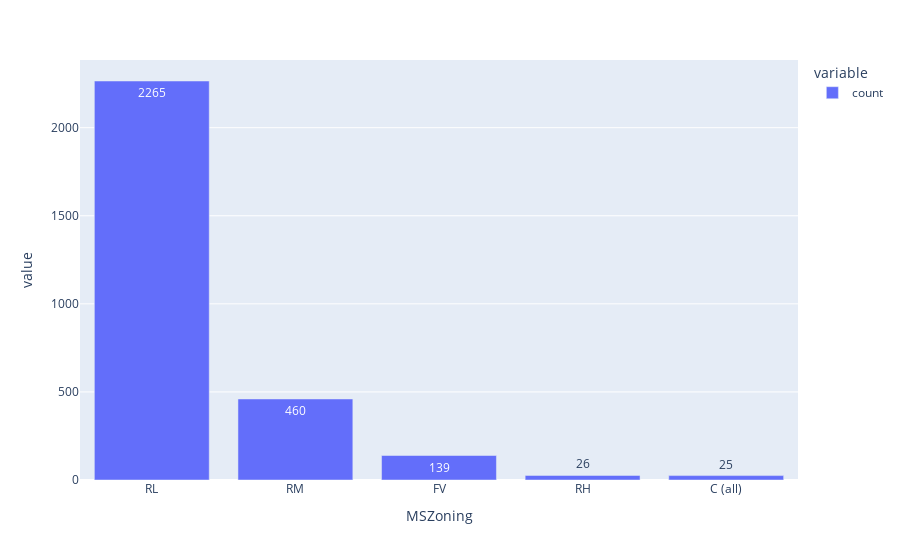
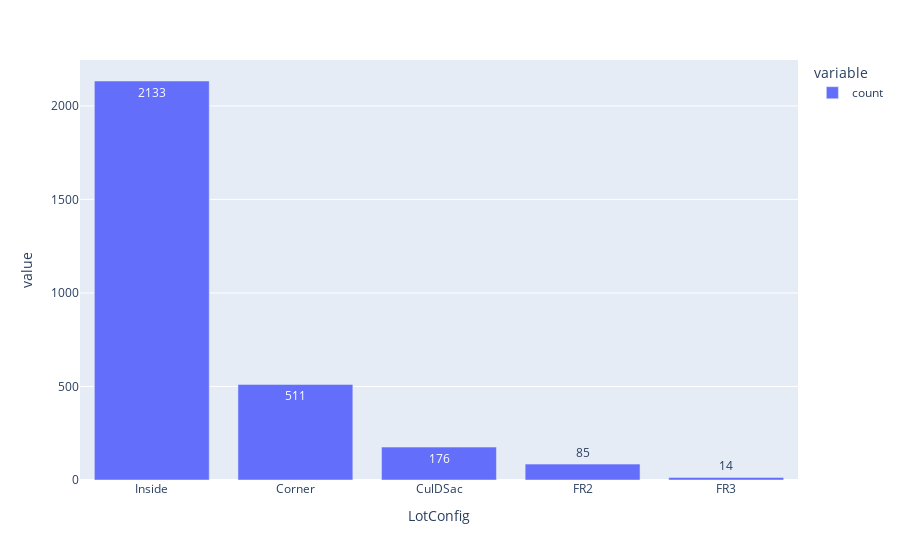
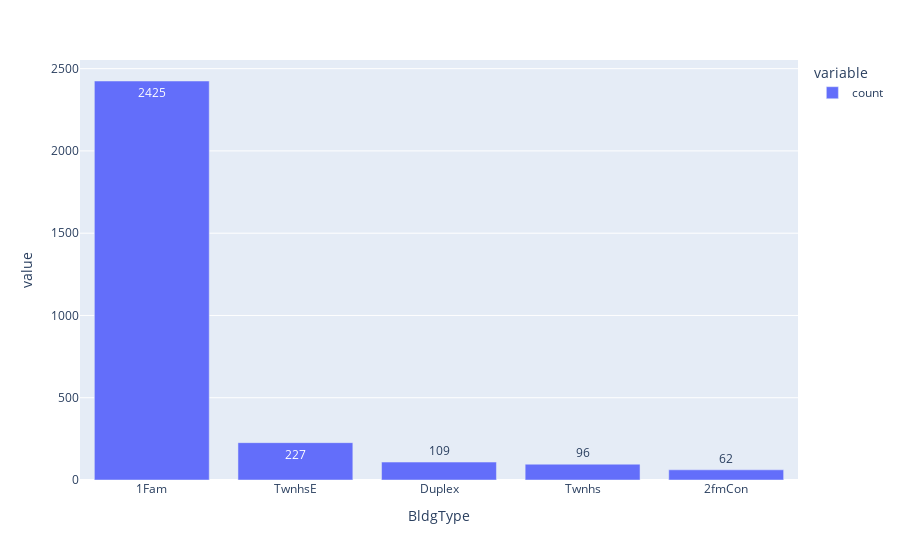
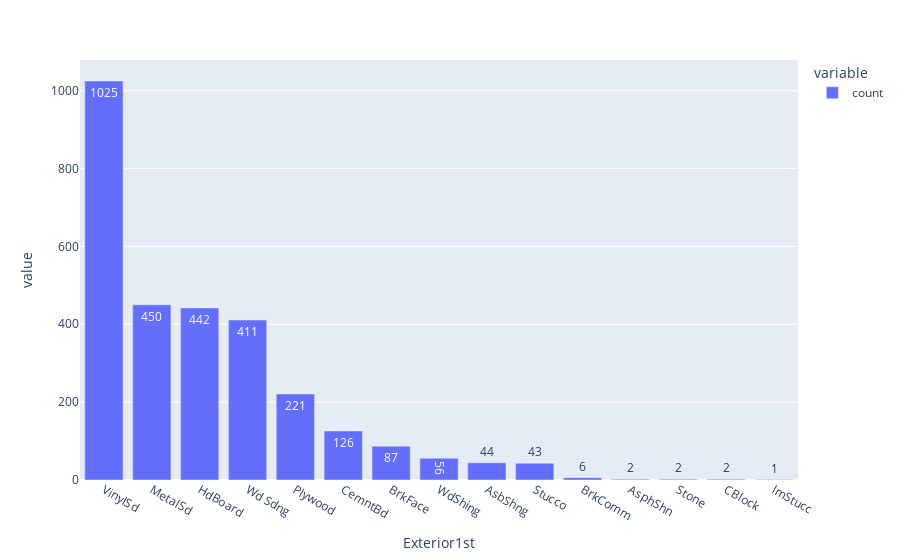

Write notebook code for charts like these, in order.
### Code cell
for i in df.columns:
    if df[i].dtype == "object":
        # plt.figure(figsize=(15,6))
        fig = ex.bar(df[i].value_counts(),text_auto=True)
        fig.show()

### Figure 1 — Plotly figure (JSON) as saved in the notebook; plotly's stock layout.template omitted (floating-point values rounded to 4 significant figures)
{"data": [{"hovertemplate": "variable=count<br>MSZoning=%{x}<br>value=%{y}<extra></extra>", "legendgroup": "count", "marker": {"color": "#636efa", "pattern": {"shape": ""}}, "name": "count", "orientation": "v", "showlegend": true, "textposition": "auto", "texttemplate": "%{y}", "type": "bar", "x": ["RL", "RM", "FV", "RH", "C (all)"], "xaxis": "x", "y": [2265, 460, 139, 26, 25], "yaxis": "y"}], "layout": {"barmode": "relative", "legend": {"title": {"text": "variable"}, "tracegroupgap": 0}, "margin": {"t": 60}, "xaxis": {"anchor": "y", "domain": [0, 1], "title": {"text": "MSZoning"}}, "yaxis": {"anchor": "x", "domain": [0, 1], "title": {"text": "value"}}}}

### Figure 2 — Plotly figure (JSON) as saved in the notebook; plotly's stock layout.template omitted (floating-point values rounded to 4 significant figures)
{"data": [{"hovertemplate": "variable=count<br>LotConfig=%{x}<br>value=%{y}<extra></extra>", "legendgroup": "count", "marker": {"color": "#636efa", "pattern": {"shape": ""}}, "name": "count", "orientation": "v", "showlegend": true, "textposition": "auto", "texttemplate": "%{y}", "type": "bar", "x": ["Inside", "Corner", "CulDSac", "FR2", "FR3"], "xaxis": "x", "y": [2133, 511, 176, 85, 14], "yaxis": "y"}], "layout": {"barmode": "relative", "legend": {"title": {"text": "variable"}, "tracegroupgap": 0}, "margin": {"t": 60}, "xaxis": {"anchor": "y", "domain": [0, 1], "title": {"text": "LotConfig"}}, "yaxis": {"anchor": "x", "domain": [0, 1], "title": {"text": "value"}}}}

### Figure 3 — Plotly figure (JSON) as saved in the notebook; plotly's stock layout.template omitted (floating-point values rounded to 4 significant figures)
{"data": [{"hovertemplate": "variable=count<br>BldgType=%{x}<br>value=%{y}<extra></extra>", "legendgroup": "count", "marker": {"color": "#636efa", "pattern": {"shape": ""}}, "name": "count", "orientation": "v", "showlegend": true, "textposition": "auto", "texttemplate": "%{y}", "type": "bar", "x": ["1Fam", "TwnhsE", "Duplex", "Twnhs", "2fmCon"], "xaxis": "x", "y": [2425, 227, 109, 96, 62], "yaxis": "y"}], "layout": {"barmode": "relative", "legend": {"title": {"text": "variable"}, "tracegroupgap": 0}, "margin": {"t": 60}, "xaxis": {"anchor": "y", "domain": [0, 1], "title": {"text": "BldgType"}}, "yaxis": {"anchor": "x", "domain": [0, 1], "title": {"text": "value"}}}}

### Figure 4 — Plotly figure (JSON) as saved in the notebook; plotly's stock layout.template omitted (floating-point values rounded to 4 significant figures)
{"data": [{"hovertemplate": "variable=count<br>Exterior1st=%{x}<br>value=%{y}<extra></extra>", "legendgroup": "count", "marker": {"color": "#636efa", "pattern": {"shape": ""}}, "name": "count", "orientation": "v", "showlegend": true, "textposition": "auto", "texttemplate": "%{y}", "type": "bar", "x": ["VinylSd", "MetalSd", "HdBoard", "Wd Sdng", "Plywood", "CemntBd", "BrkFace", "WdShing", "AsbShng", "Stucco", "BrkComm", "AsphShn", "Stone", "CBlock", "ImStucc"], "xaxis": "x", "y": [1025, 450, 442, 411, 221, 126, 87, 56, 44, 43, 6, 2, 2, 2, 1], "yaxis": "y"}], "layout": {"barmode": "relative", "legend": {"title": {"text": "variable"}, "tracegroupgap": 0}, "margin": {"t": 60}, "xaxis": {"anchor": "y", "domain": [0, 1], "title": {"text": "Exterior1st"}}, "yaxis": {"anchor": "x", "domain": [0, 1], "title": {"text": "value"}}}}
